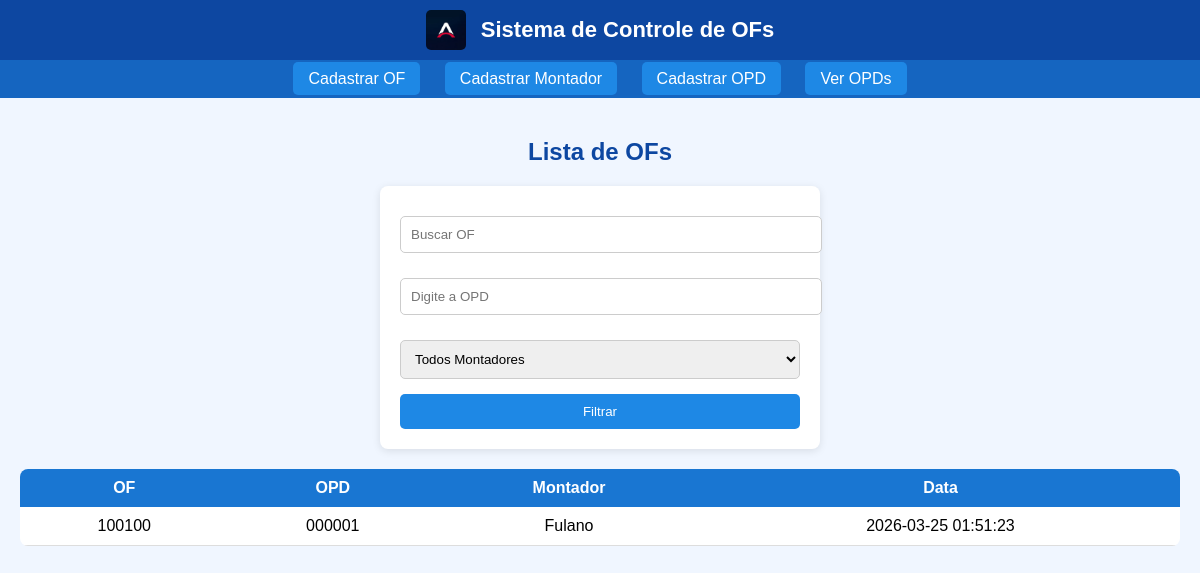
Page /index.php?numero_of=100100 on the committed database.
### tables this page shows
CREATE TABLE `of` (
  `id` int NOT NULL,
  `numero_of` varchar(50) DEFAULT NULL,
  `opd_id` int DEFAULT NULL,
  `data_registro` timestamp NULL DEFAULT CURRENT_TIMESTAMP
);

CREATE TABLE `opd` (
  `id` int NOT NULL,
  `nome` varchar(100) NOT NULL,
  `montador_nome` varchar(100) DEFAULT NULL
);

### index.php (the view, shortened to what this page needs)
<?php include 'conexao.php'; ?>
<!DOCTYPE html>
<html lang="pt-br">
<head>
    <link rel="stylesheet" href="style.css">
</head>
<body>
    <div class="header">
        <div class="header-content">
            <img src="img/logo.jpg" class="logo-img">
            <span class="titulo">Sistema de Controle de OFs</span>
        </div>
    </div>
    <div class="menu">
        <a href="of.php">Cadastrar OF</a>
        <a href="montador.php">Cadastrar Montador</a>
        <a href="opd.php">Cadastrar OPD</a>
        <a href="opds.php">Ver OPDs</a>
    </div>
    <div class="container">
        <h2>Lista de OFs</h2>
        <form method="GET" style="margin-bottom:20px;">
            <input type="text" name="numero_of" placeholder="Buscar OF">
            <input type="text" name="opd_nome" placeholder="Digite a OPD">
            <select name="montador_nome">
                <option value="">Todos Montadores</option>
            </select>
            <button type="submit">Filtrar</button>
        </form>
        <table>
            <tr>
                <th>OF</th>
                <th>OPD</th>
                <th>Montador</th>
                <th>Data</th>
            </tr>
            <?php
            $where = [];
            if (!empty($_GET['numero_of'])) {
                $numero = $conn->real_escape_string($_GET['numero_of']);
                $where[] = "`of`.numero_of LIKE '%$numero%'";
            }
            $whereSql = "";
            if (!empty($where)) {
                $whereSql = "WHERE " . implode(" AND ", $where);
            }
            $sql = "
SELECT
    `of`.numero_of,
    opd.nome AS opd,
    opd.montador_nome AS montador,
    `of`.data_registro
FROM `of`
JOIN opd ON `of`.opd_id = opd.id
$whereSql
ORDER BY `of`.data_registro DESC
";
            $result = $conn->query($sql);
            if ($result && $result->num_rows > 0) {
                while ($row = $result->fetch_assoc()) {
                    echo "<tr>
                <td>{$row['numero_of']}</td>
                <td>{$row['opd']}</td>
                <td>{$row['montador']}</td>
                <td>{$row['data_registro']}</td>
              </tr>";
                }
            } else {
                echo "<tr><td colspan='4'>Nenhuma OF encontrada</td></tr>";
            }
            ?>
        </table>
    </div>
</body>
</html>

### style.css (style rules this page uses)
body { margin: 0; font-family: Arial, sans-serif; background-color: #f0f6ff; }
.header { background: #0d47a1; padding: 10px 20px; }
.header-content { display: flex; align-items: center; justify-content: center; gap: 15px; }
.logo-img { height: 40px; width: auto; border-radius: 5px; }
.titulo { color: white; font-size: 22px; font-weight: bold; }
.menu { background: #1565c0; padding: 10px; text-align: center; }
.menu a { color: white; text-decoration: none; margin: 0 10px; padding: 8px 15px; background: #1e88e5; border-radius: 5px; transition: 0.3s; }
.container { padding: 20px; display: flex; flex-direction: column; align-items: center; }
h1, h2 { color: #0d47a1; }
h2 { text-align: center; }
form { background: white; padding: 20px; border-radius: 8px; max-width: 400px; width: 100%; margin: 0 auto; box-shadow: 0px 2px 8px rgba(0, 0, 0, 0.1); }
input, select { width: 100%; padding: 10px; margin-top: 10px; margin-bottom: 15px; border: 1px solid #ccc; border-radius: 5px; }
button { background: #1e88e5; color: white; border: none; padding: 10px; border-radius: 5px; cursor: pointer; width: 100%; }
table { width: 100%; border-collapse: collapse; background: white; border-radius: 8px; overflow: hidden; }
th { background: #1976d2; color: white; padding: 10px; }
td { padding: 10px; text-align: center; border-bottom: 1px solid #ddd; }

### rows in the picture
of: numero_of "100100", opd.nome "000001", opd.montador_nome "Fulano", data_registro "2026-03-25 01:51:23"
